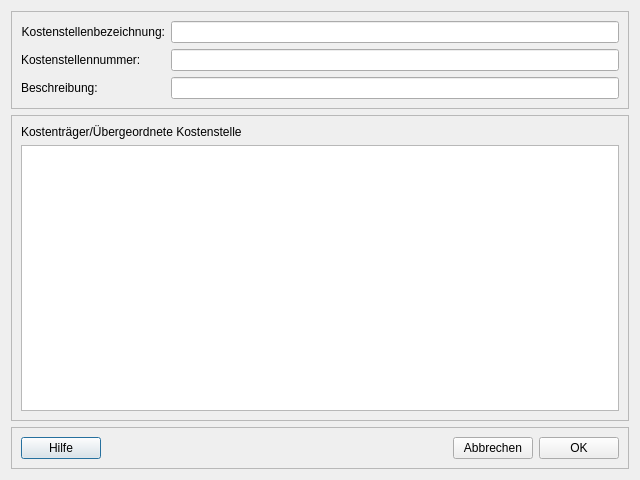
<?xml version="1.0" encoding="UTF-8"?>
<ui version="4.0">
 <class>DlgKostenstellen</class>
 <widget class="QDialog" name="DlgKostenstellen">
  <property name="geometry">
   <rect>
    <x>0</x>
    <y>0</y>
    <width>640</width>
    <height>480</height>
   </rect>
  </property>
  <property name="windowTitle">
   <string>Dialog</string>
  </property>
  <layout class="QVBoxLayout" name="verticalLayout">
   <item>
    <widget class="QFrame" name="frame_2">
     <property name="frameShape">
      <enum>QFrame::StyledPanel</enum>
     </property>
     <property name="frameShadow">
      <enum>QFrame::Raised</enum>
     </property>
     <layout class="QFormLayout" name="formLayout">
      <item row="0" column="0">
       <widget class="QLabel" name="label_2">
        <property name="text">
         <string>Kostenstellenbezeichnung:</string>
        </property>
        <property name="alignment">
         <set>Qt::AlignRight|Qt::AlignTrailing|Qt::AlignVCenter</set>
        </property>
       </widget>
      </item>
      <item row="1" column="0">
       <widget class="QLabel" name="label_3">
        <property name="text">
         <string>Kostenstellennummer:</string>
        </property>
       </widget>
      </item>
      <item row="2" column="0">
       <widget class="QLabel" name="label_4">
        <property name="text">
         <string>Beschreibung:</string>
        </property>
       </widget>
      </item>
      <item row="0" column="1">
       <widget class="QLineEdit" name="lineEdit"/>
      </item>
      <item row="1" column="1">
       <widget class="QLineEdit" name="lineEdit_2"/>
      </item>
      <item row="2" column="1">
       <widget class="QLineEdit" name="lineEdit_3"/>
      </item>
     </layout>
    </widget>
   </item>
   <item>
    <widget class="QFrame" name="frame">
     <property name="sizePolicy">
      <sizepolicy hsizetype="Preferred" vsizetype="Preferred">
       <horstretch>0</horstretch>
       <verstretch>0</verstretch>
      </sizepolicy>
     </property>
     <property name="frameShape">
      <enum>QFrame::StyledPanel</enum>
     </property>
     <property name="frameShadow">
      <enum>QFrame::Raised</enum>
     </property>
     <layout class="QVBoxLayout" name="verticalLayout_2">
      <item>
       <widget class="QLabel" name="label">
        <property name="text">
         <string>Kostenträger/Übergeordnete Kostenstelle</string>
        </property>
       </widget>
      </item>
      <item>
       <widget class="QTreeView" name="treeView"/>
      </item>
     </layout>
    </widget>
   </item>
   <item>
    <widget class="QFrame" name="frame_3">
     <property name="sizePolicy">
      <sizepolicy hsizetype="Preferred" vsizetype="Minimum">
       <horstretch>0</horstretch>
       <verstretch>0</verstretch>
      </sizepolicy>
     </property>
     <property name="frameShape">
      <enum>QFrame::StyledPanel</enum>
     </property>
     <property name="frameShadow">
      <enum>QFrame::Raised</enum>
     </property>
     <layout class="QHBoxLayout" name="horizontalLayout">
      <item>
       <widget class="QPushButton" name="pushButton_4">
        <property name="text">
         <string>Hilfe</string>
        </property>
       </widget>
      </item>
      <item>
       <spacer name="horizontalSpacer">
        <property name="orientation">
         <enum>Qt::Horizontal</enum>
        </property>
        <property name="sizeHint" stdset="0">
         <size>
          <width>40</width>
          <height>20</height>
         </size>
        </property>
       </spacer>
      </item>
      <item>
       <widget class="QPushButton" name="pushButton_3">
        <property name="text">
         <string>Abbrechen</string>
        </property>
       </widget>
      </item>
      <item>
       <widget class="QPushButton" name="pushButton_2">
        <property name="text">
         <string>OK</string>
        </property>
       </widget>
      </item>
     </layout>
    </widget>
   </item>
  </layout>
 </widget>
 <resources/>
 <connections/>
</ui>
